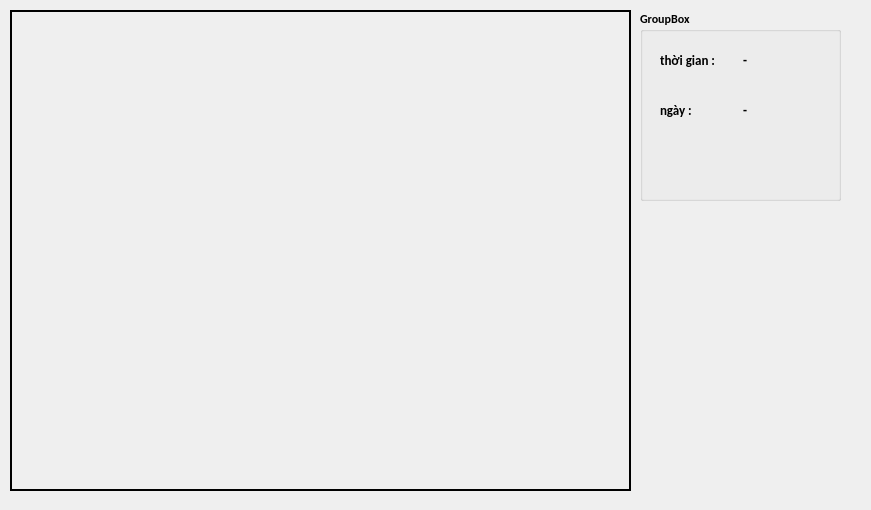
<?xml version="1.0" encoding="UTF-8"?>
<ui version="4.0">
 <class>OutputDialog</class>
 <widget class="QDialog" name="OutputDialog">
  <property name="geometry">
   <rect>
    <x>0</x>
    <y>0</y>
    <width>871</width>
    <height>510</height>
   </rect>
  </property>
  <property name="minimumSize">
   <size>
    <width>0</width>
    <height>0</height>
   </size>
  </property>
  <property name="font">
   <font>
    <family>Calibri</family>
    <weight>75</weight>
    <bold>true</bold>
   </font>
  </property>
  <property name="windowTitle">
   <string>Output Window</string>
  </property>
  <property name="windowIcon">
   <iconset resource="resource.qrc">
    <normaloff>:/icon/icon.png</normaloff>:/icon/icon.png</iconset>
  </property>
  <widget class="QLabel" name="imgLabel">
   <property name="geometry">
    <rect>
     <x>10</x>
     <y>10</y>
     <width>621</width>
     <height>481</height>
    </rect>
   </property>
   <property name="maximumSize">
    <size>
     <width>1920</width>
     <height>1080</height>
    </size>
   </property>
   <property name="frameShape">
    <enum>QFrame::Box</enum>
   </property>
   <property name="frameShadow">
    <enum>QFrame::Plain</enum>
   </property>
   <property name="lineWidth">
    <number>2</number>
   </property>
   <property name="text">
    <string/>
   </property>
  </widget>
  <widget class="QGroupBox" name="groupBox">
   <property name="geometry">
    <rect>
     <x>640</x>
     <y>10</y>
     <width>201</width>
     <height>191</height>
    </rect>
   </property>
   <property name="title">
    <string>GroupBox</string>
   </property>
   <widget class="QWidget" name="horizontalLayoutWidget">
    <property name="geometry">
     <rect>
      <x>20</x>
      <y>30</y>
      <width>160</width>
      <height>41</height>
     </rect>
    </property>
    <layout class="QHBoxLayout" name="horizontalLayout">
     <item>
      <widget class="QLabel" name="label">
       <property name="font">
        <font>
         <pointsize>10</pointsize>
        </font>
       </property>
       <property name="text">
        <string>thời gian :</string>
       </property>
      </widget>
     </item>
     <item>
      <widget class="QLabel" name="lb_time">
       <property name="font">
        <font>
         <pointsize>10</pointsize>
        </font>
       </property>
       <property name="text">
        <string>-</string>
       </property>
      </widget>
     </item>
    </layout>
   </widget>
   <widget class="QWidget" name="horizontalLayoutWidget_2">
    <property name="geometry">
     <rect>
      <x>20</x>
      <y>80</y>
      <width>160</width>
      <height>41</height>
     </rect>
    </property>
    <layout class="QHBoxLayout" name="horizontalLayout_3">
     <item>
      <widget class="QLabel" name="label_4">
       <property name="font">
        <font>
         <pointsize>10</pointsize>
        </font>
       </property>
       <property name="text">
        <string>ngày :</string>
       </property>
      </widget>
     </item>
     <item>
      <widget class="QLabel" name="lb_ngay">
       <property name="font">
        <font>
         <pointsize>10</pointsize>
        </font>
       </property>
       <property name="text">
        <string>-</string>
       </property>
      </widget>
     </item>
    </layout>
   </widget>
  </widget>
 </widget>
 <resources>
  <include location="resource.qrc"/>
 </resources>
 <connections/>
</ui>
